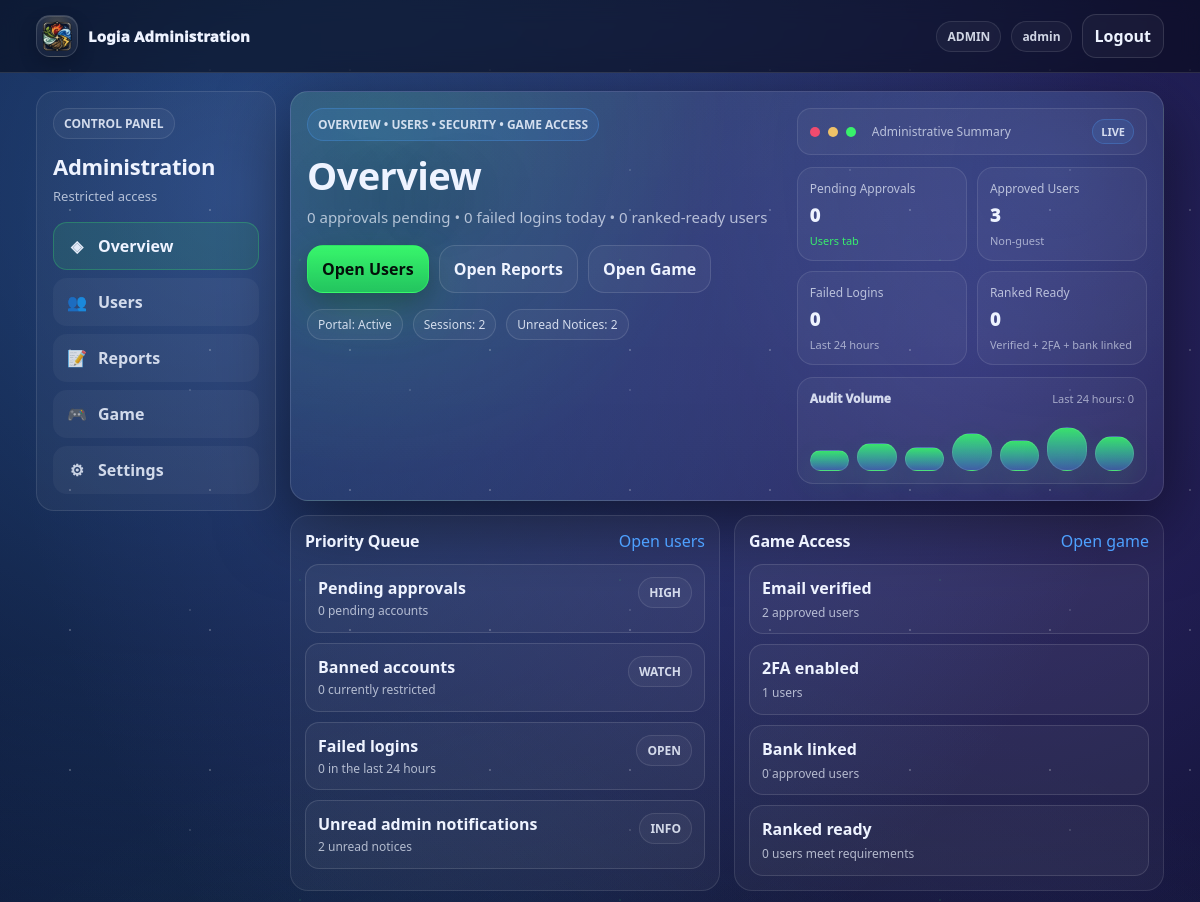
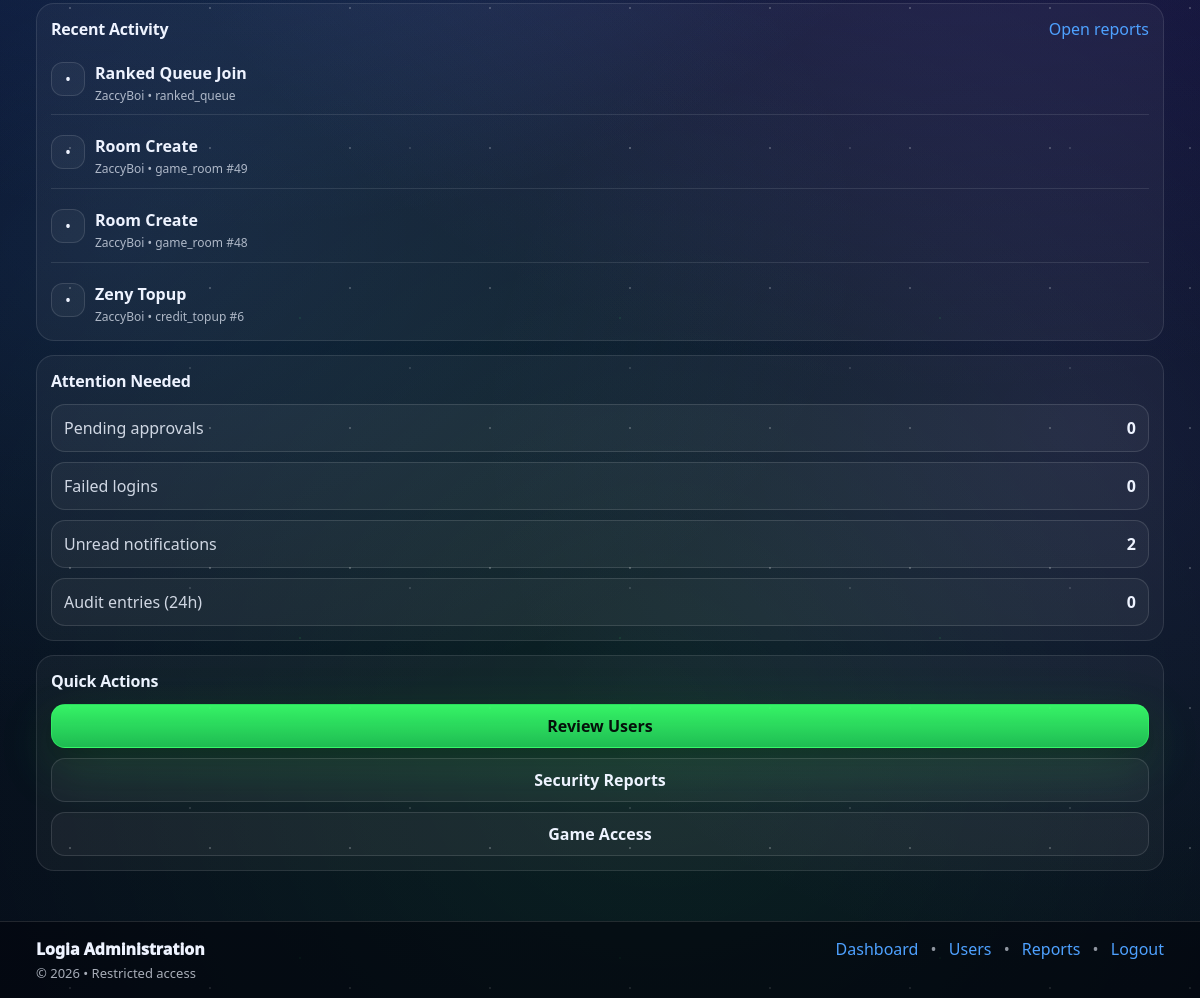
/admin/index.php (signed in), run on an earlier commit of the app's database (2 pictures, top to bottom).
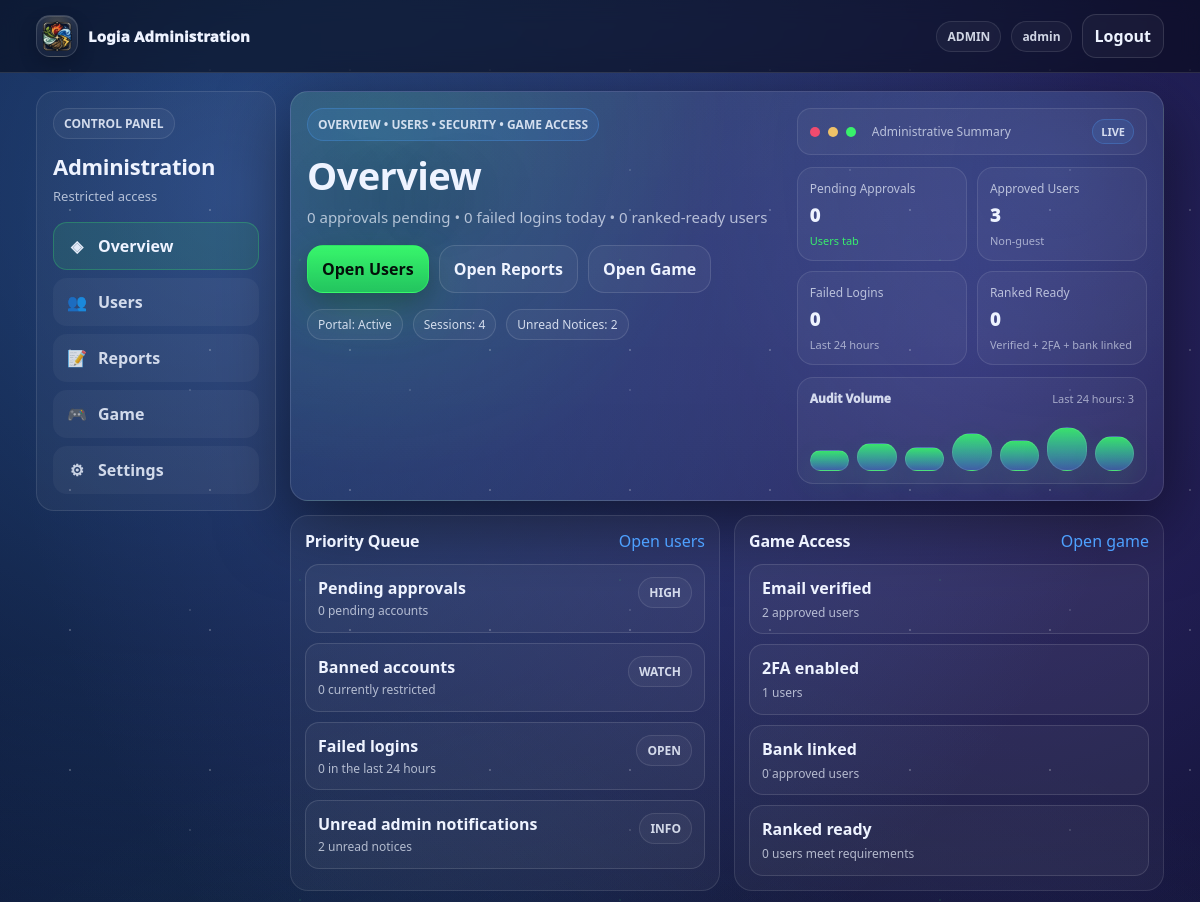
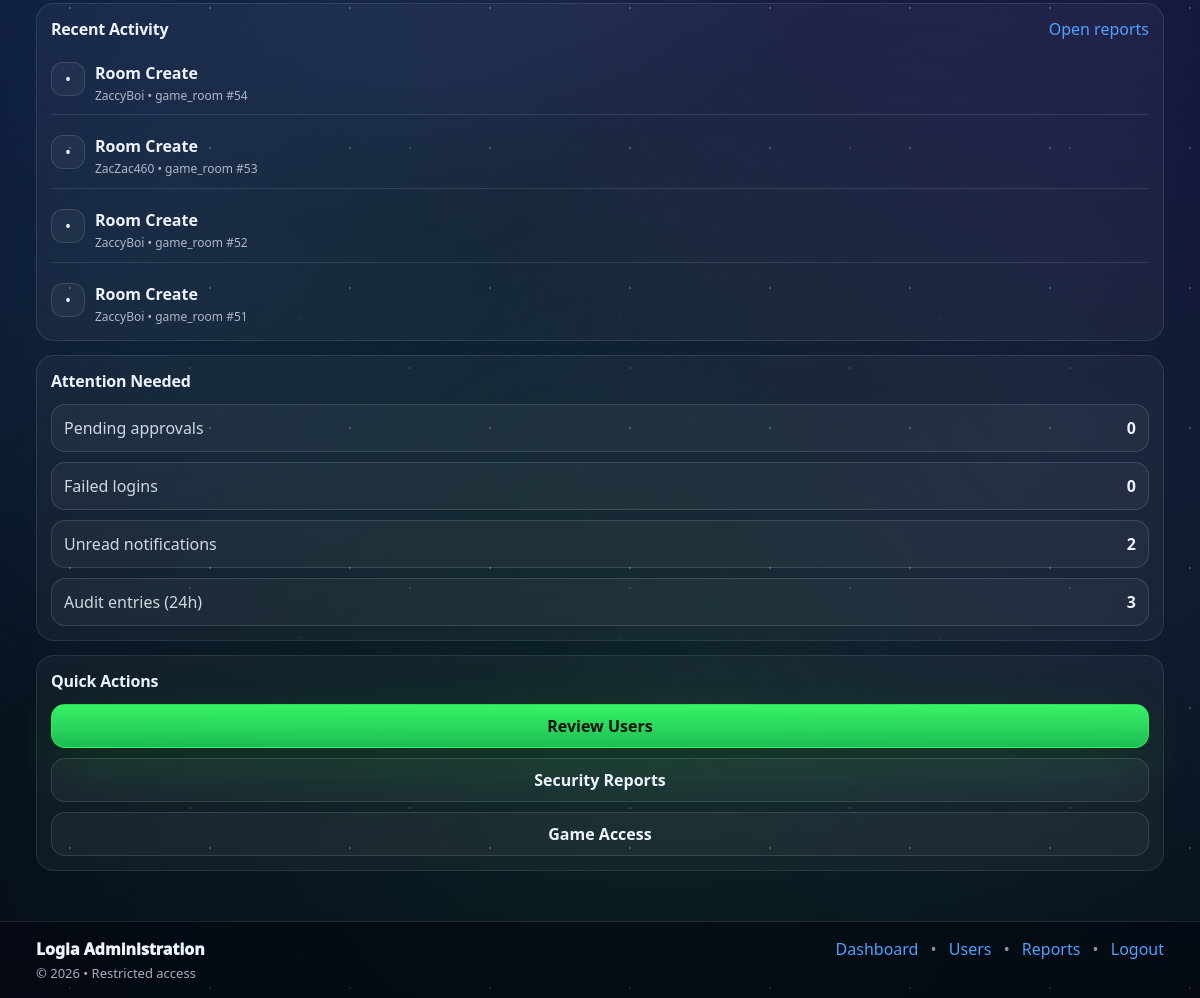
And on a later commit of the database (2 pictures, top to bottom).
### tables this page shows
CREATE TABLE `audit_logs` (
  `id` bigint UNSIGNED NOT NULL,
  `actor_user_id` bigint UNSIGNED DEFAULT NULL,
  `action` varchar(64) NOT NULL,
  `target_type` varchar(32) NOT NULL,
  `target_id` bigint UNSIGNED DEFAULT NULL,
  `metadata_json` json DEFAULT NULL,
  `ip_address` varbinary(16) DEFAULT NULL,
  `created_at` datetime NOT NULL DEFAULT CURRENT_TIMESTAMP
);

CREATE TABLE `users` (
  `id` bigint UNSIGNED NOT NULL,
  `username` varchar(32) NOT NULL,
  `email` varchar(255) NOT NULL,
  `password_hash` varchar(255) NOT NULL,
  `display_name` varchar(64) DEFAULT NULL,
  `email_verified_at` datetime DEFAULT NULL,
  `failed_login_attempts` int NOT NULL DEFAULT '0',
  `security_challenge_required` tinyint(1) NOT NULL DEFAULT '0',
  `last_failed_login_at` datetime DEFAULT NULL,
  `approval_status` enum('pending','approved','rejected') NOT NULL DEFAULT 'pending',
  `approved_by` bigint UNSIGNED DEFAULT NULL,
  `approved_at` datetime DEFAULT NULL,
  `rejected_reason` varchar(255) DEFAULT NULL,
  `is_active` tinyint(1) NOT NULL DEFAULT '1',
  `is_guest` tinyint(1) NOT NULL DEFAULT '0',
  `banned_until` datetime DEFAULT NULL,
  `bank_link_status` enum('none','pending','linked','failed') NOT NULL DEFAULT 'none',
  `bank_linked_at` datetime DEFAULT NULL,
  `appearance_mode` enum('default','dark','light') NOT NULL DEFAULT 'default',
  `last_login_at` datetime DEFAULT NULL,
  `created_at` datetime NOT NULL DEFAULT CURRENT_TIMESTAMP,
  `updated_at` datetime NOT NULL DEFAULT CURRENT_TIMESTAMP ON UPDATE CURRENT_TIMESTAMP,
  `level` int DEFAULT '1',
  `exp` int DEFAULT '0',
  `exp_to_next` int DEFAULT '100',
  `credits` int DEFAULT '0',
  `ranked_unlocked` tinyint(1) NOT NULL DEFAULT '0',
  `matches_played` int DEFAULT '0',
  `matches_won` int DEFAULT '0',
  `bio` text,
  `avatar_path` varchar(255) DEFAULT NULL,
  `favorite_deck` varchar(100) DEFAULT NULL,
  `tagline` varchar(120) DEFAULT NULL
);

### includes/helpers.php (called while the page is built, shortened)
<?php
function h($s): string {
  return htmlspecialchars((string)$s, ENT_QUOTES, 'UTF-8');
}
function base_path(): string {
  return '/cardgame';
}

### includes/auth.php (called while the page is built, shortened)
<?php
require_once __DIR__ . '/db.php';
require_once __DIR__ . '/helpers.php';
function current_user(): ?array {
  global $mysqli;
  $uid = (int)($_SESSION['user_id'] ?? 0);
  load_user_into_session($mysqli, $uid);
  return $_SESSION['user'] ?? null;
}
function load_user_into_session(mysqli $mysqli, int $uid): void {
  $stmt = $mysqli->prepare("
    SELECT id, username, email, display_name,
          avatar_path, bio, favorite_deck, tagline, appearance_mode,
          is_active, is_guest,
          approval_status, email_verified_at,
          bank_link_status, banned_until, last_login_at,
          level, exp, exp_to_next, credits, matches_played, matches_won,
          created_at
    FROM users
    WHERE id = ?
    LIMIT 1
  ");
  $stmt->bind_param("i", $uid);
  $stmt->execute();
  $u = $stmt->get_result()->fetch_assoc();
}

### admin/index.php (the view, shortened to what the changed rows need)
<?php
require_once __DIR__ . "/../includes/db.php";
require_once __DIR__ . "/../includes/helpers.php";
require_once __DIR__ . "/../includes/auth.php";
$bp  = base_path();
$user = current_user();
$adminId   = (int)($user['id'] ?? 0);
function scalar_query(mysqli $mysqli, string $sql, string $types = '', ...$params): int {
  $stmt = $mysqli->prepare($sql);
  if ($types !== '') {
    $stmt->bind_param($types, ...$params);
  }
  $stmt->execute();
  $stmt->bind_result($value);
  return (int)$value;
}
function recent_audit_rows(mysqli $mysqli, int $limit = 4): array {
  $sql = "
    SELECT
      a.action,
      a.target_type,
      a.target_id,
      a.created_at,
      u.username AS actor_name
    FROM audit_logs a
    LEFT JOIN users u ON u.id = a.actor_user_id
    ORDER BY a.created_at DESC
    LIMIT ?
  ";
  $stmt = $mysqli->prepare($sql);
  $stmt->bind_param("i", $limit);
  $stmt->execute();
  $res = $stmt->get_result();
  $rows = $res ? $res->fetch_all(MYSQLI_ASSOC) : [];
  return $rows;
}
function nice_action_label(?string $action): string {
  $action = strtoupper(trim((string)$action));
  return match ($action) {
    'ROLE_GRANT'        => 'Role granted',
    'ROLE_REVOKE'       => 'Role revoked',
    'LOGIN_SUCCESS'     => 'Login success',
    'LOGIN_FAILED'      => 'Login failed',
    'APPROVAL_APPROVE'  => 'User approved',
    'APPROVAL_REJECT'   => 'User rejected',
    'PENALTY_APPLY'     => 'Penalty applied',
    'PENALTY_REMOVE'    => 'Penalty removed',
    default             => ucwords(strtolower(str_replace('_', ' ', $action))),
  };
}
function nice_target_label(?string $targetType, $targetId): string {
  $targetType = trim((string)$targetType);
  if ($targetId === null || $targetId === '') return $targetType;
  return $targetType . ' #' . $targetId;
}
$pendingApprovals = scalar_query(
  $mysqli,
  "SELECT COUNT(*) FROM users WHERE approval_status='pending' AND is_guest=0"
);
$approvedUsers = scalar_query(
  $mysqli,
  "SELECT COUNT(*) FROM users WHERE approval_status='approved' AND is_guest=0"
);
$guestUsers = scalar_query(
  $mysqli,
  "SELECT COUNT(*) FROM users WHERE is_guest=1"
);
$bannedUsers = scalar_query(
  $mysqli,
  "SELECT COUNT(*) FROM users WHERE banned_until IS NOT NULL AND banned_until > NOW()"
);
$failedLogins24h = scalar_query(
  $mysqli,
  "SELECT COUNT(*) FROM login_attempts WHERE success=0 AND created_at >= (NOW() - INTERVAL 1 DAY)"
);
$activeSessions = scalar_query(
  $mysqli,
  "SELECT COUNT(*) FROM auth_sessions WHERE revoked_at IS NULL AND expires_at > NOW()"
);
$audit24h = scalar_query(
  $mysqli,
  "SELECT COUNT(*) FROM audit_logs WHERE created_at >= (NOW() - INTERVAL 1 DAY)"
);
$unreadAdminNotifications = scalar_query(
  $mysqli,
  "SELECT COUNT(*) FROM dashboard_notifications WHERE user_id=? AND is_read=0",
  "i",
  $adminId
);
$recentAudit = recent_audit_rows($mysqli, 4);
?>
<!doctype html>
<html lang="en">
<head>
  <link rel="stylesheet" href="<?= h($bp) ?>/assets/style.css"/>
  <link rel="stylesheet" href="<?= h($bp) ?>/assets/hub.css"/>
</head>
<body class="hub adminhub">
  <main class="container">
    <section class="admin-shell">
      <aside class="admin-side card-soft">
        <div class="admin-side__head">
          <h2>Administration</h2>
        </div>
      </aside>
      <section class="admin-main">
        <article class="admin-hero card">
          <div class="admin-hero__copy">
            <h1>Overview</h1>
            <div class="hero__notes">
              <span class="note">Portal: Active</span>
              <span class="note">Sessions: <?= h((string)$activeSessions) ?></span>
              <span class="note">Unread Notices: <?= h((string)$unreadAdminNotifications) ?></span>
            </div>
          </div>
          <div class="admin-hero__panel">
            <div class="statpanel">
              <div class="spark">
                <div class="spark__head">
                  <div class="spark__title">Audit Volume</div>
                  <div class="spark__hint">Last 24 hours: <?= h((string)$audit24h) ?></div>
                </div>
              </div>
            </div>
          </div>
        </article>
        <section class="admin-blocks">
          <article class="admin-panel card-soft">
            <div class="admin-panel__head">
              <h2>Priority Queue</h2>
            </div>
          </article>
          <article class="admin-panel card-soft">
            <div class="admin-panel__head">
              <h2>Game Access</h2>
            </div>
          </article>
        </section>
      </section>
      <aside class="admin-right">
        <article class="admin-panel card-soft">
          <div class="admin-panel__head">
            <h2>Recent Activity</h2>
          </div>
          <div class="activity-list">
            <?php if (!$recentAudit): ?>
              <div class="activity-item">
                <div class="activity-item__icon">•</div>
                <div>
                  <div class="activity-item__title">No recent audit activity</div>
                  <div class="activity-item__meta">New actions will appear here.</div>
                </div>
              </div>
            <?php else: ?>
              <?php foreach ($recentAudit as $row): ?>
                <div class="activity-item">
                  <div class="activity-item__icon">•</div>
                  <div>
                    <div class="activity-item__title">
                      <?= h(nice_action_label($row['action'] ?? '')) ?>
                    </div>
                    <div class="activity-item__meta">
                      <?= h(($row['actor_name'] ?: 'System') . ' • ' . nice_target_label($row['target_type'] ?? '', $row['target_id'] ?? null)) ?>
                    </div>
                  </div>
                </div>
              <?php endforeach; ?>
            <?php endif; ?>
          </div>
        </article>
        <article class="admin-panel card-soft">
          <div class="admin-panel__head">
            <h2>Attention Needed</h2>
          </div>
          <div class="attention-list">
            <div class="attention-item">
              <span>Audit entries (24h)</span>
              <strong><?= h((string)$audit24h) ?></strong>
            </div>
          </div>
        </article>
        <article class="admin-panel card-soft">
          <div class="admin-panel__head">
            <h2>Quick Actions</h2>
          </div>
        </article>
      </aside>
    </section>
  </main>
</body>
</html>

What changed in the data, as far as the page shows it:
no longer on this page (row unchanged): audit_logs: action "Ranked Queue Join", actor_user+target_type+target "ZaccyBoi • ranked_queue"
no longer on this page (row unchanged): audit_logs: action "Room Create", actor_user+target_type+target "ZaccyBoi • game_room #49"
no longer on this page (row unchanged): audit_logs: action "Room Create", actor_user+target_type+target "ZaccyBoi • game_room #48"
no longer on this page (row unchanged): audit_logs: action "Zeny Topup", actor_user+target_type+target "ZaccyBoi • credit_topup #6"
added audit_logs: action "Room Create", actor_user+target_type+target "ZaccyBoi • game_room #54"
added audit_logs: action "Room Create", actor_user+target_type+target "ZacZac460 • game_room #53"
added audit_logs: action "Room Create", actor_user+target_type+target "ZaccyBoi • game_room #52"
added audit_logs: action "Room Create", actor_user+target_type+target "ZaccyBoi • game_room #51"
Also different on the page:
$activeSessions: "2" → "4"
$audit24h: "0" → "3"
